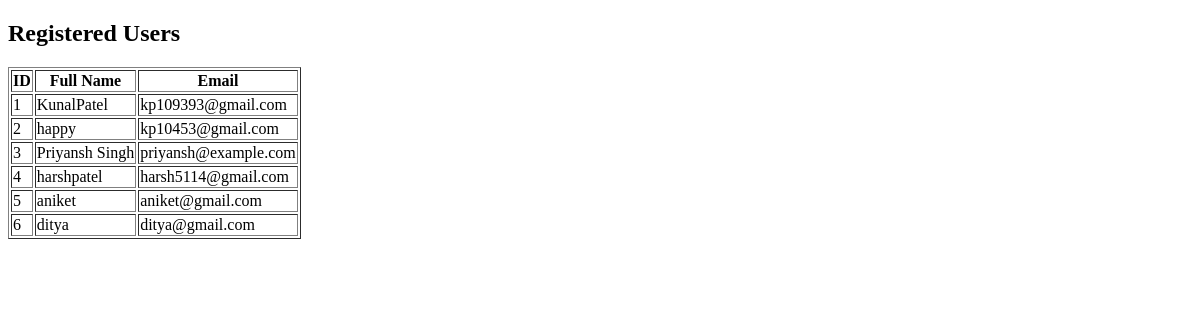
/api/users-page/, run on an earlier commit of the app's database.
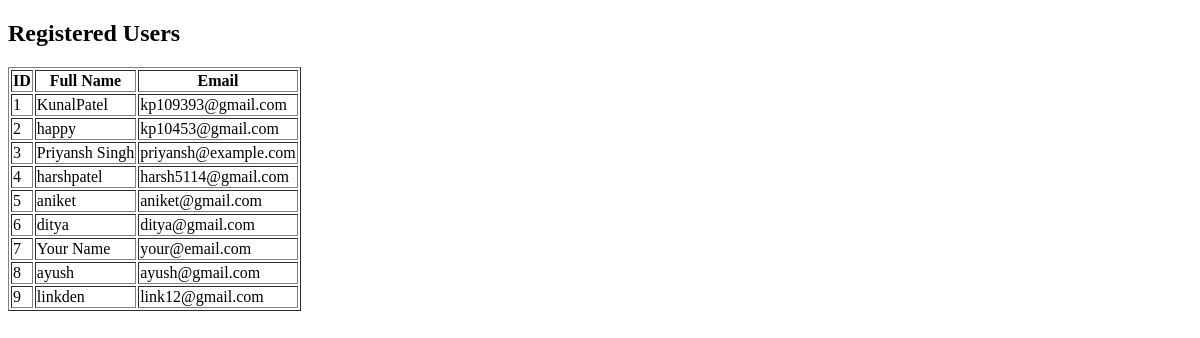
And on a later commit of the database.
### accounts/models.py (models this page shows, shortened)
class Register(models.Model):
    fullname = models.CharField(max_length=50, blank=False, null=False)
    email = models.EmailField(max_length=100, blank=False, null=False, unique=True)
    password = models.CharField(max_length=128, blank=False, null=False)

### accounts/views.py (the view)
# urls.py: path('users-page/', users_page, name='users-page'),
def users_page(request):
    users = Register.objects.all()
    return render(request, 'accounts/users_page.html', {'users': users})

### accounts/templates/accounts/users_page.html (shortened to what this page needs)
<!DOCTYPE html>
<html>
<head>
</head>
<body>
    <h2>Registered Users</h2>
    <table border="1">
        <tr>
            <th>ID</th>
            <th>Full Name</th>
            <th>Email</th>
        </tr>
        {% for user in users %}
        <tr>
            <td>{{ user.id }}</td>
            <td>{{ user.fullname }}</td>
            <td>{{ user.email }}</td>
        </tr>
        {% endfor %}
    </table>
</body>
</html>

What changed in the data, as far as the page shows it:
added Register: id "7", fullname "Your Name", email "your@email.com"
added Register: id "8", fullname "ayush", email "ayush@gmail.com"
added Register: id "9", fullname "linkden", email "link12@gmail.com"
